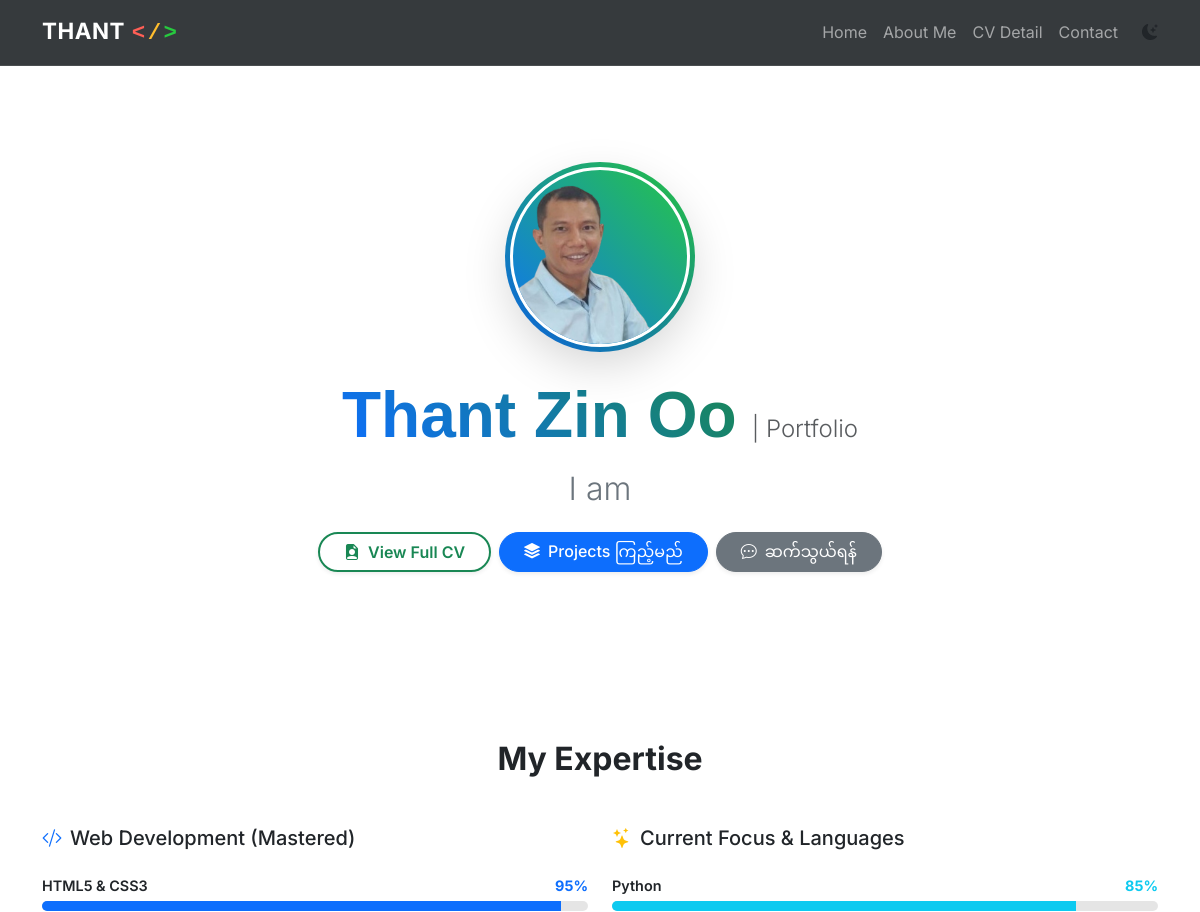
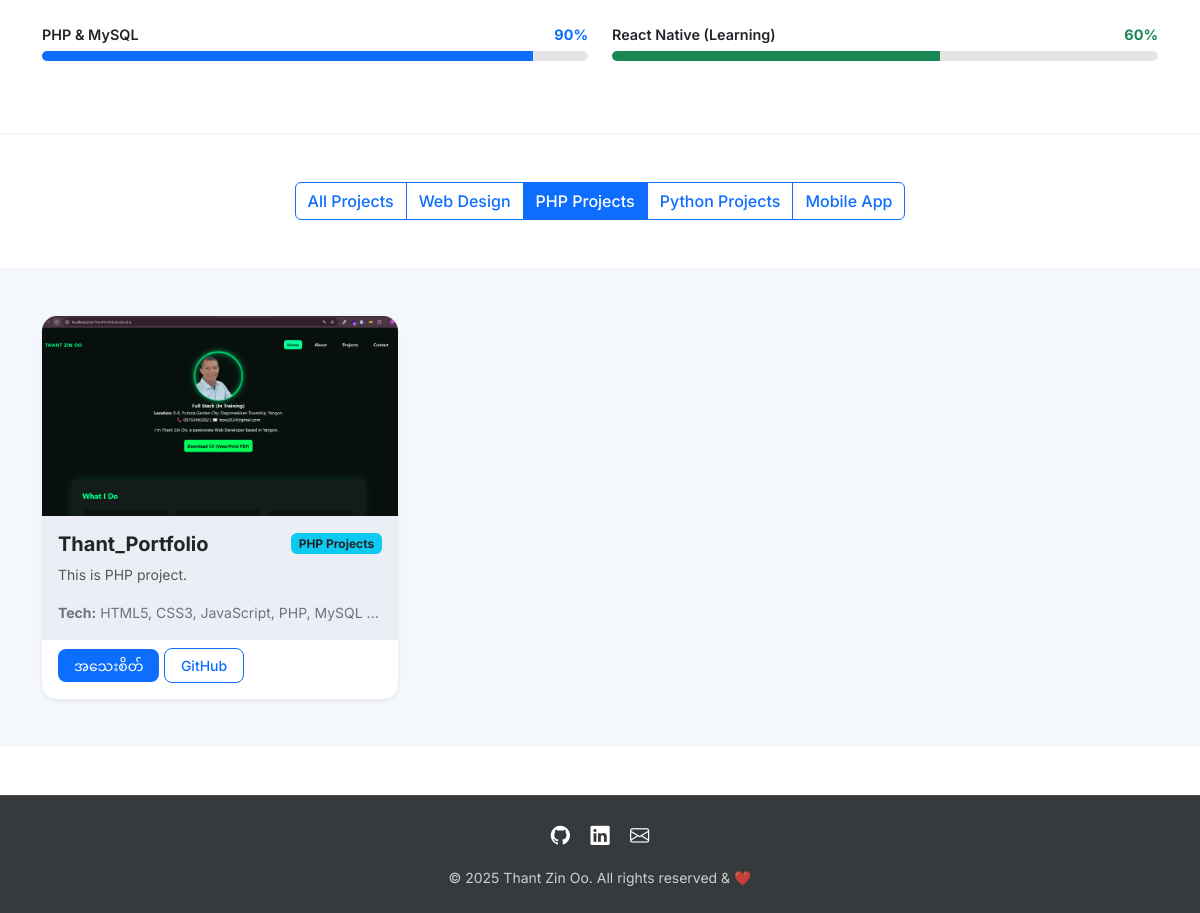
The app's page /?category=php with its own data (2 pictures, top to bottom).
### app/models.py (models this page shows, shortened)
class Project(models.Model):
    CATEGORY_CHOICES = [
        ('web', 'Web Design'),
        ('php', 'PHP Projects'),
        ('python', 'Python Projects'),
        ('mobile', 'Mobile App'),
    ]
    title = models.CharField(max_length=200, verbose_name="ပရောဂျက်အမည်")
    description = models.TextField(verbose_name="အသေးစိတ်ဖော်ပြချက်")
    technology = models.CharField(max_length=200, verbose_name="အသုံးပြုထားသော နည်းပညာများ") # e.g. Django, React, MySQL
    image = models.ImageField(upload_to='project_images/', verbose_name="ပရောဂျက်ပုံ")
    category = models.CharField(
        max_length=20,
        choices=CATEGORY_CHOICES,
        default='web',
        verbose_name="အမျိုးအစား"
    )
    github_link = models.URLField(max_length=500, blank=True, null=True, verbose_name="GitHub လင့်ခ်")
    vercel_link = models.URLField(max_length=500, blank=True, null=True, verbose_name="Vercel လင့်ခ်")
    created_at = models.DateTimeField(auto_now_add=True, verbose_name="ဖန်တီးသည့်ရက်စွဲ")
    class Meta:
        ordering = ['-created_at'] # အသစ်ဆုံးတင်တဲ့ project ကို အပေါ်ဆုံးကပြမယ်

### app/views.py (the view)
# urls.py: path('', views.index, name='index'),
def index(request):
    query = request.GET.get('q')
    category_filter = request.GET.get('category')
    projects = Project.objects.all()
    if query:
        projects = projects.filter(
            Q(title__icontains=query) |
            Q(technology__icontains=query) |
            Q(description__icontains=query)
        )
    if category_filter:
        projects = projects.filter(category=category_filter)
    categories = Project.CATEGORY_CHOICES # Button များအတွက် category စာရင်းယူခြင်း
    context = {
        'projects': projects,
        'categories': categories,
        'query': query,
        'selected_category': category_filter,
    }
    return render(request, 'app/index.html', context)

### templates/app/index.html (shortened to what this page needs)
{% extends 'app/base.html' %}
{% load static %}
{% block content %}
<section class="py-5 text-center container" data-aos="fade-down">
    <div class="row py-lg-5">
        <div class="col-lg-8 col-md-10 mx-auto">
            <div class="profile-img-container mb-4">
                <img src="{% static 'images/logo.png' %}" class="profile-img shadow-lg" alt="Thant Zin Oo">
            </div>
            <h1 class="display-3 mb-3 fw-bold">
                <span class="hero-name">Thant Zin Oo</span>
                <span class="fs-4 text-muted fw-light">| Portfolio</span>
            </h1>
            <h3 class="lead fs-2 mb-4 text-secondary">
                I am
            </h3>
            <div class="mb-4 d-flex justify-content-center gap-2 flex-wrap">
                <a href="{% url 'cv_detail' %}" class="btn btn-outline-success rounded-pill px-4 shadow-sm">
                    <i class="bi bi-file-earmark-person-fill me-2"></i>View Full CV
                </a>
                <a href="#projects" class="btn btn-primary rounded-pill px-4 shadow-sm">
                    <i class="bi bi-stack me-2"></i>Projects ကြည့်မည်
                </a>
                <a href="{% url 'contact' %}" class="btn btn-secondary rounded-pill px-4 shadow-sm">
                    <i class="bi bi-chat-dots me-2"></i>ဆက်သွယ်ရန်
                </a>
            </div>
        </div>
    </div>
</section>
<section class="py-5 skill-section" id="skills">
    <div class="container" data-aos="fade-up">
        <h2 class="text-center mb-5 fw-bold">My Expertise</h2>
        <div class="row g-4">
            <div class="col-md-6">
                <h5 class="mb-4 text-body"><i class="bi bi-code-slash me-2 text-primary"></i>Web Development (Mastered)</h5>
                <div class="skill-item mb-4">
                    <div class="d-flex justify-content-between mb-1 text-body">
                        <span>HTML5 & CSS3</span>
                        <span class="text-primary fw-bold">95%</span>
                    </div>
                    <div class="progress" style="height: 10px;">
                        <div class="progress-bar bg-primary" role="progressbar" style="width: 95%" data-aos="fade-right" data-aos-delay="100"></div>
                    </div>
                </div>
                <div class="skill-item mb-4">
                    <div class="d-flex justify-content-between mb-1 text-body">
                        <span>PHP & MySQL</span>
                        <span class="text-primary fw-bold">90%</span>
                    </div>
                    <div class="progress" style="height: 10px;">
                        <div class="progress-bar bg-primary" role="progressbar" style="width: 90%" data-aos="fade-right" data-aos-delay="200"></div>
                    </div>
                </div>
            </div>
            <div class="col-md-6">
                <h5 class="mb-4 text-body"><i class="bi bi-stars me-2 text-warning"></i>Current Focus & Languages</h5>
                <div class="skill-item mb-4">
                    <div class="d-flex justify-content-between mb-1 text-body">
                        <span>Python</span>
                        <span class="text-info fw-bold">85%</span>
                    </div>
                    <div class="progress" style="height: 10px;">
                        <div class="progress-bar bg-info" role="progressbar" style="width: 85%" data-aos="fade-right" data-aos-delay="300"></div>
                    </div>
                </div>
                <div class="skill-item mb-4">
                    <div class="d-flex justify-content-between mb-1 text-body">
                        <span>React Native (Learning)</span>
                        <span class="text-success fw-bold">60%</span>
                    </div>
                    <div class="progress" style="height: 10px;">
                        <div class="progress-bar bg-success" role="progressbar" style="width: 60%" data-aos="fade-right" data-aos-delay="400"></div>
                    </div>
                </div>
            </div>
        </div>
    </div>
</section>
<div class="container my-5 text-center" data-aos="fade-up">
    <div class="btn-group" role="group" aria-label="Category filters">
        <a href="{% url 'index' %}" class="btn btn-outline-primary {% if not selected_category %}active{% endif %}">
            All Projects
        </a>
        {% for value, label in categories %}
        <a href="{% url 'index' %}?category={{ value }}"
            class="btn btn-outline-primary {% if selected_category == value %}active{% endif %}">
            {{ label }}
        </a>
        {% endfor %}
    </div>
</div>
<div class="album py-5 bg-light" id="projects">
    <div class="container">
        <div class="row row-cols-1 row-cols-sm-2 row-cols-md-3 g-4">
            {% for project in projects %}
            <div class="col" data-aos="zoom-in">
                <div class="card h-100 shadow-sm border-0 project-card">
                    {% if project.image %}
                    <img src="{{ project.image.url }}" class="card-img-top" alt="{{ project.title }}"
                        style="height: 200px; object-fit: cover;">
                    {% else %}
                    <img src="{% static 'images/default.jpg' %}" class="card-img-top" alt="Default Image">
                    {% endif %}
                    <div class="card-body">
                        <div class="d-flex justify-content-between align-items-center mb-2">
                            <h5 class="card-title mb-0 fw-bold">{{ project.title }}</h5>
                            <span class="badge bg-info text-dark">{{ project.get_category_display }}</span>
                        </div>
                        <p class="card-text text-muted small">{{ project.description|truncatewords:12 }}</p>
                        <p class="small text-secondary mb-0"><strong>Tech:</strong> {{ project.technology }}</p>
                    </div>
                    <div class="card-footer bg-white border-0 pb-3">
                        <div class="d-grid gap-2 d-md-block">
                            <a href="{% url 'project_detail' project.pk %}"
                                class="btn btn-sm btn-custom-primary px-3">အသေးစိတ်</a>
                            {% if project.github_link %}
                            <a href="{{ project.github_link }}" target="_blank"
                                class="btn btn-sm btn-custom-outline px-3">GitHub</a>
                            {% endif %}
                        </div>
                    </div>
                </div>
            </div>
            {% empty %}
            <div class="col-12 text-center py-5">
                <p class="lead">Project များ မရှိသေးပါခင်ဗျာ။</p>
                <a href="{% url 'index' %}" class="btn btn-primary rounded-pill px-4">အားလုံးကို ပြန်ပြပါ</a>
            </div>
            {% endfor %}
        </div>
    </div>
</div>
{% endblock %}

### static/css/style.css (style rules this page uses)
:root { --primary-color: #0d6efd; --apple-red: #ff5f56; --apple-yellow: #ffbd2e; --apple-green: #27c93f; --transition-speed: 0.3s; }
body { font-family: 'Inter', -apple-system, BlinkMacSystemFont, "Segoe UI", Roboto, sans-serif; line-height: 1.6; }
.card { transition: transform var(--transition-speed), box-shadow var(--transition-speed); border-radius: 15px; overflow: hidden; }
.card-img-top { transition: transform 0.5s ease; }
.btn { transition: all 0.2s ease; font-weight: 500; }
[data-bs-theme="light"] body { background-color: #f5f8fc color: #333; }
[data-bs-theme="light"] .bg-light { background-color: #f4f7fc !important; }
[data-bs-theme="light"] .card { background-color: #ebeef4; border: 1px solid rgba(0,0,0,0.05); }
.btn-custom-primary { background-color: var(--primary-color); color: white; border-radius: 8px; padding: 6px 15px; border: none; transition: all 0.3s ease; }
.btn-custom-outline { background-color: transparent; color: var(--primary-color); border: 1px solid var(--primary-color); border-radius: 8px; padding: 6px 15px; transition: all 0.3s ease; }
.profile-img-container { display: inline-flex; justify-content: center; align-items: center; position: relative; padding: 5px; background: linear-gradient(45deg, var(--primary-color), var(--apple-green)); border-radius: 50% !important; animation: profile-float 3s ease-in-out infinite; }
.profile-img { width: 180px !important; height: 180px !important; object-fit: cover !important; border-radius: 50% !important; border: 3px solid #fff !important; display: block; }
.btn-outline-success { border-width: 2px; font-weight: 600; transition: all 0.3s; }
.progress { background-color: rgba(0, 0, 0, 0.05); border-radius: 10px; overflow: hidden; }
.skill-item span { font-weight: 600; font-size: 0.9rem; }
.skill-section { background-color: var(--bs-body-bg); color: var(--bs-body-color); transition: background-color 0.3s ease; }
.progress { background-color: rgba(0, 0, 0, 0.1); height: 10px; border-radius: 10px; }

### templates/app/index.html (style rules this page uses)
.hero-name { font-family: 'Poppins', sans-serif; background: linear-gradient(45deg, #0d6efd, #198754); -webkit-background-clip: text; -webkit-text-fill-color: transparent; font-weight: 800; }
.skill-section { border-bottom: 1px solid rgba(0,0,0,0.05); }

### records on screen
Project: image (picture), title "Thant_Portfolio", category "PHP Projects", description "This is PHP project.", technology "HTML5, CSS3, JavaScript, PHP, MySQL ..."

### other values on screen
{{ label }} "Web Design" "PHP Projects" "Python Projects" "Mobile App"
